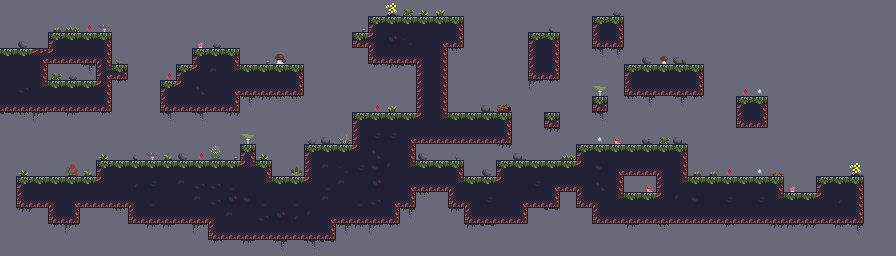

The image is a tile-based game level rendered from a .tmx file. Its description and complete source (layers, tilesets, objects, tile grids) follow:
An orthogonal 56x16 tile map with 16x16 px tiles, 2 tile layers (IntGrid_values, IntGrid), 2 tilesets.

<map version="1.4" tiledversion="1.4.2" orientation="orthogonal" renderorder="right-down" compressionlevel="0" width="56" height="16" tilewidth="16" tileheight="16" infinite="0" backgroundcolor="#696A79" nextlayerid="3" nextobjectid="1"><tileset firstgid="1" name="DirtTileset" tilewidth="16" tileheight="16" tilecount="121" columns="11" objectalignment="topleft" margin="0" spacing="0"><image source="../../../sprites/maps/dirt01.png" width="176" height="176" /></tileset><tileset firstgid="122" name="IntGrid" tilewidth="16" tileheight="16" tilecount="1" columns="1" objectalignment="topleft"><image source="IntGrid.intgrid.png" width="16" height="16" /></tileset><layer id="1" name="IntGrid_values" width="56" height="16" opacity="1"><data encoding="csv">0,0,0,0,0,0,0,0,0,0,0,0,0,0,0,0,0,0,0,0,0,0,0,0,0,0,0,0,0,0,0,0,0,0,0,0,0,0,0,0,0,0,0,0,0,0,0,0,0,0,0,0,0,0,0,0,0,0,0,0,0,0,0,0,0,0,0,0,0,0,0,0,0,0,0,0,0,0,0,122,122,122,122,122,122,0,0,0,0,0,0,0,0,122,122,0,0,0,0,0,0,0,0,0,0,0,0,0,0,0,0,0,0,0,0,122,122,122,122,0,0,0,0,0,0,0,0,0,0,0,0,0,0,0,122,122,122,122,122,122,122,0,0,0,0,122,122,0,0,122,122,0,0,0,0,0,0,0,0,0,0,0,0,0,0,0,0,0,122,122,122,122,122,122,122,0,0,0,0,0,122,122,122,0,0,0,0,0,0,0,0,122,122,122,122,122,0,0,0,0,0,122,122,0,0,0,0,0,0,0,0,0,0,0,0,0,0,0,0,0,0,0,0,0,122,122,122,0,0,0,122,122,0,0,0,122,122,122,122,122,122,122,122,0,0,0,0,0,0,0,122,122,0,0,0,0,0,122,122,0,0,0,0,122,122,122,122,122,0,0,0,0,0,0,0,0,0,0,0,0,122,122,122,122,122,122,122,0,0,0,122,122,122,122,122,122,122,122,122,0,0,0,0,0,0,0,122,122,0,0,0,0,0,0,0,0,0,0,0,122,122,122,122,122,0,0,0,0,0,0,0,0,0,0,0,0,122,122,122,122,122,122,122,0,0,0,122,122,122,122,122,0,0,0,0,0,0,0,0,0,0,0,122,122,0,0,0,0,0,0,0,0,0,122,0,0,0,0,0,0,0,0,122,122,0,0,0,0,0,0,0,0,0,0,0,0,0,0,0,0,0,0,0,0,0,0,0,0,0,0,0,0,0,0,122,122,122,122,122,122,122,122,122,122,0,0,122,0,0,0,0,0,0,0,0,0,0,0,122,122,0,0,0,0,0,0,0,0,0,0,0,0,0,0,0,0,0,0,0,0,0,0,0,0,0,0,0,0,0,0,122,122,122,122,122,122,122,122,122,122,0,0,0,0,0,0,0,0,0,0,0,0,0,0,0,0,0,0,0,0,0,0,0,0,0,0,0,0,0,0,0,0,0,0,0,0,0,0,0,122,0,0,0,122,122,122,122,122,122,122,0,0,0,0,0,0,0,0,0,0,122,122,122,122,122,122,122,0,0,0,0,0,0,0,0,0,0,0,0,0,0,0,0,0,0,0,122,122,122,122,122,122,122,122,122,122,122,0,0,122,122,122,122,122,122,122,122,122,122,0,0,122,122,122,122,122,122,122,122,122,122,122,122,0,0,0,0,0,0,0,0,0,0,0,0,0,0,122,122,122,122,122,122,122,122,122,122,122,122,122,122,122,122,122,122,122,122,122,122,122,122,122,122,122,122,122,122,122,122,122,122,122,122,122,122,0,0,122,122,122,122,122,122,122,122,0,0,122,122,122,0,0,0,122,122,122,122,122,122,122,122,122,122,122,122,122,122,122,122,122,122,122,122,122,122,122,122,122,0,0,122,122,122,122,122,122,122,0,122,122,122,122,122,122,122,122,122,122,122,122,122,122,122,122,122,122,0,0,0,0,0,122,122,0,0,0,122,122,122,122,122,122,122,122,122,122,122,122,122,122,122,122,122,0,0,0,0,122,122,122,122,0,0,0,0,122,122,122,122,122,122,122,122,122,122,122,122,122,122,122,122,122,0,0,0,0,0,0,0,0,0,0,0,0,0,0,0,122,122,122,122,122,122,122,122,0,0,0,0,0,0,0,0,0,0,0,0,0,0,0,0,0,0,0,0,0,0,0,0,0,0,0,0,0,0,0,0,0,0,0,0,0,0,0,0,0,0,0,0,0,0,0,0,0,0,0,0,0,0,0,0,0,0,0,0,0,0,0,0,0,0,0,0,0,0,0,0,0,0,0,0,0,0,0,0,0,0,0,0,0,0,0,0,0,0,0</data></layer><layer id="2" name="IntGrid" width="56" height="16" opacity="1"><data encoding="csv">0,0,0,0,0,0,0,0,0,0,0,0,0,0,0,0,0,0,0,0,0,0,0,0,101,88,85,82,0,0,0,0,0,0,0,0,0,0,67,0,0,0,0,0,0,0,0,0,0,0,0,0,0,0,0,0,0,0,0,83,87,108,89,0,0,0,0,0,0,0,0,0,0,0,0,0,0,0,81,1,2,2,2,2,3,0,0,0,0,0,68,0,0,1,3,0,0,0,0,0,0,0,0,0,0,0,0,0,0,0,0,0,0,71,0,1,2,2,3,0,0,0,0,0,91,67,98,0,0,0,0,0,0,0,34,51,66,58,13,17,25,0,0,0,0,1,3,0,0,23,25,0,0,0,0,0,0,0,0,0,0,0,0,0,0,0,0,0,2,2,6,40,24,24,19,80,0,0,0,0,1,2,3,0,81,90,0,0,0,0,0,23,24,24,18,14,118,0,0,0,0,12,14,0,0,117,116,0,71,94,76,0,0,0,0,0,0,0,0,0,0,0,0,0,13,13,14,88,67,116,49,36,0,0,108,1,29,60,28,2,2,2,3,0,0,0,0,112,114,111,12,14,0,0,0,0,0,23,25,0,0,0,0,1,2,2,2,3,0,0,0,0,0,0,0,0,0,0,0,0,13,63,28,2,2,2,30,112,0,0,1,29,62,13,17,24,24,24,25,0,0,0,0,0,0,0,12,14,0,0,0,0,0,115,112,0,0,95,0,23,24,24,24,25,0,0,108,109,0,0,0,0,0,0,0,0,24,24,24,24,24,24,25,0,0,0,23,24,24,24,25,116,114,118,118,0,0,0,0,108,82,0,12,14,0,98,73,107,0,0,0,0,0,37,0,118,116,0,116,112,0,0,1,3,0,0,0,0,0,0,0,0,111,118,115,0,113,0,112,0,0,0,117,0,117,0,114,0,0,0,0,0,0,0,1,2,2,2,29,28,2,2,2,3,0,0,37,0,0,117,0,0,0,0,0,0,0,0,23,25,0,0,0,0,0,0,0,0,0,0,0,0,0,0,0,0,0,0,0,0,0,0,0,95,0,0,0,70,73,102,12,59,59,17,24,24,24,24,24,25,0,0,114,0,98,109,97,0,74,88,73,0,0,0,0,0,0,0,0,0,0,0,0,0,0,0,0,0,0,0,85,0,68,89,78,71,108,103,81,4,85,0,0,1,2,2,29,62,13,14,71,0,93,0,0,114,73,0,98,87,1,2,2,2,2,2,3,0,0,0,0,0,0,0,0,0,0,0,0,0,0,85,0,0,100,78,1,2,2,2,2,2,2,2,2,31,3,98,96,12,60,58,59,64,65,28,2,2,3,0,71,1,2,2,2,2,29,64,17,24,24,18,14,83,83,108,0,109,92,0,0,0,0,101,0,0,0,1,2,2,2,2,29,13,61,59,13,60,63,63,56,13,28,2,2,29,56,60,13,66,13,17,24,24,10,2,2,29,13,59,17,24,18,62,14,0,97,12,28,2,2,2,2,2,3,91,0,1,2,3,0,0,0,23,24,18,17,24,24,24,18,56,13,13,60,63,66,64,56,13,56,13,60,13,56,63,17,25,118,0,23,18,59,13,17,24,25,0,23,18,28,2,2,29,65,64,13,59,13,59,28,2,2,29,61,14,0,0,0,114,0,23,25,0,0,118,23,24,24,24,24,18,60,13,63,66,61,65,17,24,24,24,25,116,0,0,113,23,24,24,25,0,111,0,0,23,24,24,24,24,24,24,24,24,24,24,24,24,24,24,24,25,0,0,0,0,0,112,115,0,0,0,0,113,113,0,115,23,24,24,24,24,24,24,25,116,113,115,112,0,0,0,0,113,111,0,0,0,0,0,0,0,0,113,0,118,0,0,0,112,0,0,114,113,114,0,113,116,0,0,0,0,0,0,0,0,0,0,0,0,0,0,0,112,0,113,0,116,0,117,111,0,0,0,0,0,0,0,0,0,0,0,0,0,0,0,0,0,0,0,0,0,0,0,0,0,0,0,0,0,0,0,0,0,0,0</data></layer></map>
